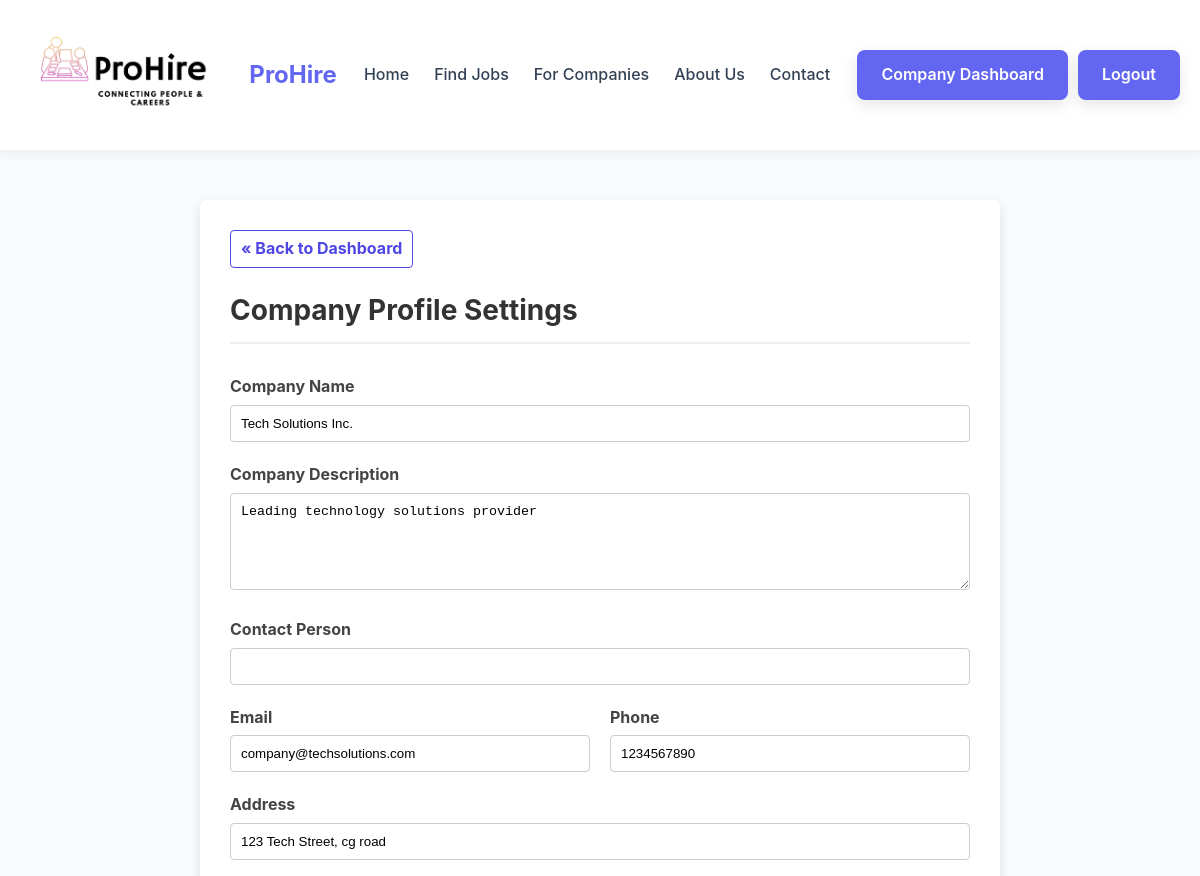
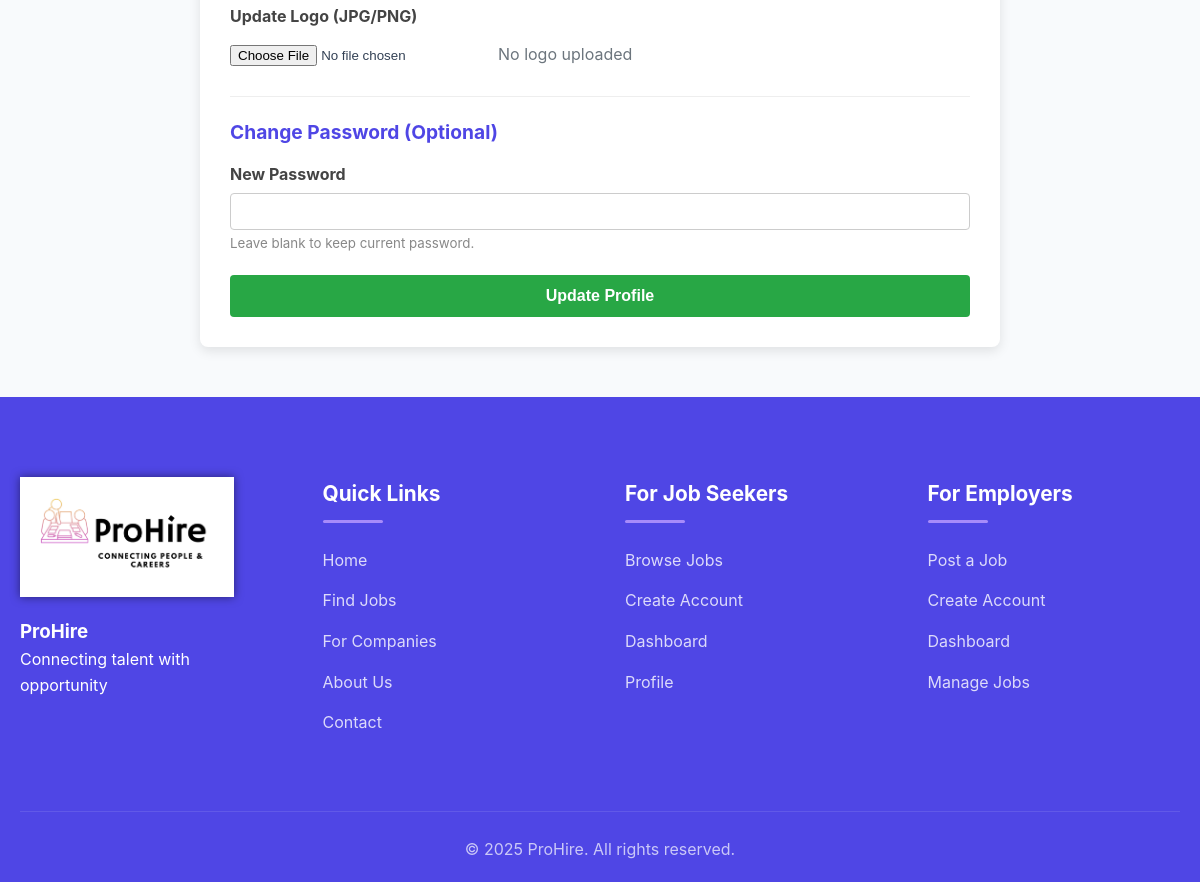
Page /company/profile.php (signed in) on the committed database (2 pictures, top to bottom).
### tables this page shows
CREATE TABLE companies (
    id INT(11) AUTO_INCREMENT PRIMARY KEY,
    company_name VARCHAR(100) NOT NULL,
    email VARCHAR(100) NOT NULL UNIQUE,
    password VARCHAR(255) NOT NULL,
    phone VARCHAR(20),
    address TEXT,
    industry VARCHAR(100),
    description TEXT,
    logo_path VARCHAR(255),
    created_at TIMESTAMP DEFAULT CURRENT_TIMESTAMP
);

### company/profile.php (the view, shortened to what this page needs)
<?php
require_once '../includes/config.php';
$company_id = $_SESSION['company_id'];
$fetch_query = "SELECT * FROM companies WHERE id = '$company_id'";
$fetch_result = mysqli_query($conn, $fetch_query);
$company_data = mysqli_fetch_assoc($fetch_result);
include_once '../includes/header.php';
?>
<div class="container" style="max-width: 800px; margin: 50px auto; padding: 30px; background: #fff; border-radius: 8px; box-shadow: 0 4px 12px rgba(0,0,0,0.1);">
    <a href="dashboard.php" style="display: inline-block; margin-bottom: 20px; color: #4f46e5; text-decoration: none; font-weight: bold; border: 1px solid #4f46e5; padding: 5px 10px; border-radius: 4px;">
        &laquo; Back to Dashboard
    </a>
    <h1 style="font-size: 28px; color: #333; border-bottom: 2px solid #eee; padding-bottom: 10px; margin-bottom: 30px;">
        Company Profile Settings
    </h1>
    <form method="POST" action="profile.php" enctype="multipart/form-data">
        <div style="margin-bottom: 20px;">
            <label for="company_name" style="display: block; font-weight: bold; margin-bottom: 5px; color: #444;">Company Name</label>
            <input type="text" name="company_name" id="company_name" class="form-control" value="<?php echo htmlspecialchars($company_data['company_name']); ?>" required
                   style="width: 100%; padding: 10px; border: 1px solid #ccc; border-radius: 4px;">
        </div>
        <div style="margin-bottom: 20px;">
            <label for="description" style="display: block; font-weight: bold; margin-bottom: 5px; color: #444;">Company Description</label>
            <textarea name="description" id="description" class="form-control" rows="5" required
                      style="width: 100%; padding: 10px; border: 1px solid #ccc; border-radius: 4px; resize: vertical;"><?php echo htmlspecialchars($company_data['description']); ?></textarea>
        </div>
        <div style="margin-bottom: 20px;">
            <label for="contact_person" style="display: block; font-weight: bold; margin-bottom: 5px; color: #444;">Contact Person</label>
            <input type="text" name="contact_person" id="contact_person" class="form-control" value="<?php echo htmlspecialchars($company_data['contact_person']); ?>" required
                   style="width: 100%; padding: 10px; border: 1px solid #ccc; border-radius: 4px;">
        </div>
        <div style="display: flex; gap: 20px; margin-bottom: 20px;">
            <div style="flex: 1;">
                <label for="email" style="display: block; font-weight: bold; margin-bottom: 5px; color: #444;">Email</label>
                <input type="email" name="email" id="email" class="form-control" value="<?php echo htmlspecialchars($company_data['email']); ?>" required
                       style="width: 100%; padding: 10px; border: 1px solid #ccc; border-radius: 4px;">
            </div>
            <div style="flex: 1;">
                <label for="phone" style="display: block; font-weight: bold; margin-bottom: 5px; color: #444;">Phone</label>
                <input type="tel" name="phone" id="phone" class="form-control" value="<?php echo htmlspecialchars($company_data['phone']); ?>"
                       style="width: 100%; padding: 10px; border: 1px solid #ccc; border-radius: 4px;">
            </div>
        </div>
        <div style="margin-bottom: 20px;">
            <label for="address" style="display: block; font-weight: bold; margin-bottom: 5px; color: #444;">Address</label>
            <input type="text" name="address" id="address" class="form-control" value="<?php echo htmlspecialchars($company_data['address']); ?>"
                   style="width: 100%; padding: 10px; border: 1px solid #ccc; border-radius: 4px;">
        </div>
        <div style="margin-bottom: 20px;">
            <label for="logo" style="display: block; font-weight: bold; margin-bottom: 5px; color: #444;">Update Logo (JPG/PNG)</label>
            <div style="display: flex; align-items: center; gap: 15px;">
                <input type="file" name="logo" id="logo" class="form-control" accept=".jpg, .jpeg, .png, .webp"
                       style="padding: 10px 0;">
                <?php if (!empty($company_data['logo_path'])): ?>
                    <img src="<?php echo BASE_URL . htmlspecialchars($company_data['logo_path']); ?>" alt="Current Logo"
                         style="width: 60px; height: 60px; object-fit: cover; border-radius: 50%; border: 1px solid #eee;">
                <?php else: ?>
                     <span style="color: #6c757d;">No logo uploaded</span>
                <?php endif; ?>
            </div>
        </div>
        <div style="border-top: 1px solid #eee; padding-top: 20px; margin-top: 20px;">
            <h3 style="font-size: 1.2rem; color: #4f46e5; margin-bottom: 15px;">Change Password (Optional)</h3>
            <div style="margin-bottom: 20px;">
                <label for="new_password" style="display: block; font-weight: bold; margin-bottom: 5px; color: #444;">New Password</label>
                <input type="password" name="new_password" id="new_password" class="form-control"
                       style="width: 100%; padding: 10px; border: 1px solid #ccc; border-radius: 4px;">
                <small style="color: #888;">Leave blank to keep current password.</small>
            </div>
        </div>
        <button type="submit"
                style="width: 100%; padding: 12px; background-color: #28a745; color: white; border: none; border-radius: 4px; font-size: 16px; font-weight: bold; cursor: pointer; transition: background-color 0.3s;">
            Update Profile
        </button>
    </form>
</div>
<?php include_once '../includes/footer.php'; ?>

### assets/css/style.css (style rules this page uses)
:root { --primary-color: #6366f1; --primary-light: #818cf8; --primary-dark: #4f46e5; --secondary-color: #a78bfa; --text-color: #334155; --light-bg: #f8fafc; --white: #ffffff; --gray: #e2e8f0; --dark-gray: #64748b; --success: #10b981; --warning: #f59e0b; --danger: #ef4444; --shadow-light: 0 4px 12px rgba(0, 0, 0, 0.05); --shadow-medium: 0 10px 30px rgba(0, 0, 0, 0.1); --shadow-deep: 0 15px 40px rgba(0, 0, 0, 0.15); }
* { margin: 0; padding: 0; box-sizing: border-box; }
body { font-family: 'Inter', 'Segoe UI', Tahoma, Geneva, Verdana, sans-serif; line-height: 1.6; color: var(--text-color); background-color: var(--light-bg); min-height: 100vh; }
.container { width: 100%; max-width: 1200px; margin: 0 auto; padding: 0 20px; }
a, .btn, .stat-card, .job-card, .feature-card, .form-control { transition: all 0.3s cubic-bezier(0.25, 0.8, 0.25, 1); }
a { text-decoration: none; color: var(--primary-color); position: relative; }
a::after { content: ''; position: absolute; bottom: 0; left: 0; width: 0; height: 2px; background: var(--primary-color); }

### rows in the picture
companies: company_name "Tech Solutions Inc.", description "Leading technology solutions provider", email "company@techsolutions.com", phone "1234567890", address "123 Tech Street, cg road"
